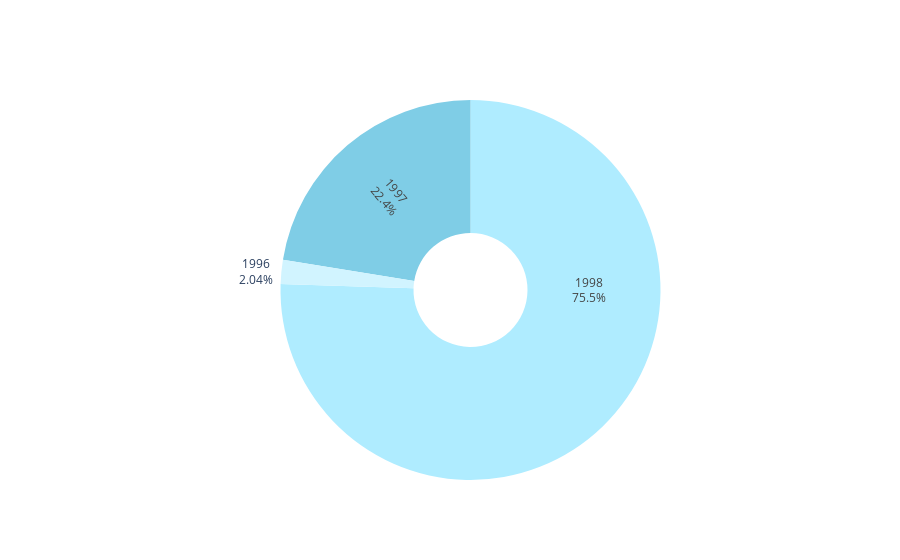

Notebook code cell kept with this figure:
### Markdown cell above
#  2 - Birth Year

### Code cell
labels = ['1998', '1997', '1996']
values = [37,11, 1]
colors = ['#afecff', '#7fcde6', '#d1f4ff']
fig = go.Figure(data=[go.Pie(labels=labels, values=values, textinfo='label+percent',
                             insidetextorientation='radial', marker_colors=colors, hole=.3
                            )])
fig.update_layout(showlegend=False)

iplot(fig)

### Figure 1 — Plotly figure (JSON) as saved in the notebook; plotly's stock layout.template omitted (floating-point values rounded to 4 significant figures)
{"data": [{"hole": 0.3, "insidetextorientation": "radial", "labels": ["1998", "1997", "1996"], "marker": {"colors": ["#afecff", "#7fcde6", "#d1f4ff"]}, "textinfo": "label+percent", "type": "pie", "values": [37, 11, 1]}], "layout": {"showlegend": false}}
